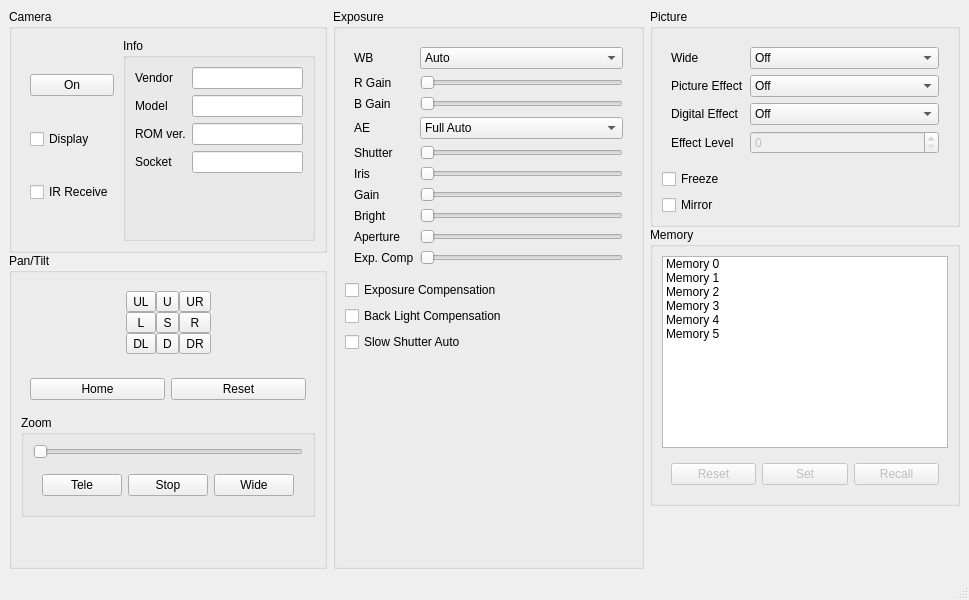
<?xml version="1.0" encoding="UTF-8"?>
<ui version="4.0">
 <class>CameraWindow</class>
 <widget class="QMainWindow" name="CameraWindow">
  <property name="geometry">
   <rect>
    <x>0</x>
    <y>0</y>
    <width>969</width>
    <height>600</height>
   </rect>
  </property>
  <property name="windowTitle">
   <string>MainWindow</string>
  </property>
  <widget class="QWidget" name="centralwidget">
   <layout class="QHBoxLayout" name="horizontalLayout">
    <item>
     <widget class="QWidget" name="cameraPanTiltAndZoomContainerWidget" native="true">
      <layout class="QVBoxLayout" name="verticalLayout_7">
       <property name="spacing">
        <number>0</number>
       </property>
       <property name="margin">
        <number>0</number>
       </property>
       <item>
        <widget class="QGroupBox" name="cameraGroupBox">
         <property name="sizePolicy">
          <sizepolicy hsizetype="Preferred" vsizetype="Preferred">
           <horstretch>1</horstretch>
           <verstretch>1</verstretch>
          </sizepolicy>
         </property>
         <property name="title">
          <string>Camera</string>
         </property>
         <layout class="QVBoxLayout" name="verticalLayout_2">
          <item>
           <widget class="QWidget" name="cameraInfoWidget" native="true">
            <layout class="QHBoxLayout" name="horizontalLayout_2">
             <property name="spacing">
              <number>0</number>
             </property>
             <property name="margin">
              <number>0</number>
             </property>
             <item>
              <widget class="QWidget" name="cameraControlWidget" native="true">
               <layout class="QVBoxLayout" name="verticalLayout_4">
                <property name="spacing">
                 <number>6</number>
                </property>
                <item>
                 <widget class="QPushButton" name="cameraPowerButton">
                  <property name="text">
                   <string>On</string>
                  </property>
                 </widget>
                </item>
                <item>
                 <widget class="QCheckBox" name="cameraDisplayCheckBox">
                  <property name="text">
                   <string>Display</string>
                  </property>
                 </widget>
                </item>
                <item>
                 <widget class="QCheckBox" name="cameraIrReceiveCheckBox">
                  <property name="text">
                   <string>IR Receive</string>
                  </property>
                 </widget>
                </item>
               </layout>
              </widget>
             </item>
             <item>
              <widget class="QGroupBox" name="infoGroupBox">
               <property name="title">
                <string>Info</string>
               </property>
               <layout class="QFormLayout" name="formLayout">
                <item row="0" column="0">
                 <widget class="QLabel" name="vendorLabel">
                  <property name="text">
                   <string>Vendor</string>
                  </property>
                  <property name="buddy">
                   <cstring>vendorLineEdit</cstring>
                  </property>
                 </widget>
                </item>
                <item row="0" column="1">
                 <widget class="QLineEdit" name="vendorLineEdit">
                  <property name="readOnly">
                   <bool>true</bool>
                  </property>
                 </widget>
                </item>
                <item row="1" column="0">
                 <widget class="QLabel" name="modelLabel">
                  <property name="text">
                   <string>Model</string>
                  </property>
                  <property name="buddy">
                   <cstring>modelLineEdit</cstring>
                  </property>
                 </widget>
                </item>
                <item row="1" column="1">
                 <widget class="QLineEdit" name="modelLineEdit">
                  <property name="readOnly">
                   <bool>true</bool>
                  </property>
                 </widget>
                </item>
                <item row="2" column="0">
                 <widget class="QLabel" name="rOMVerLabel">
                  <property name="text">
                   <string>ROM ver.</string>
                  </property>
                  <property name="buddy">
                   <cstring>rOMVerLineEdit</cstring>
                  </property>
                 </widget>
                </item>
                <item row="2" column="1">
                 <widget class="QLineEdit" name="rOMVerLineEdit">
                  <property name="readOnly">
                   <bool>true</bool>
                  </property>
                 </widget>
                </item>
                <item row="3" column="0">
                 <widget class="QLabel" name="socketLabel">
                  <property name="text">
                   <string>Socket</string>
                  </property>
                  <property name="buddy">
                   <cstring>socketLineEdit</cstring>
                  </property>
                 </widget>
                </item>
                <item row="3" column="1">
                 <widget class="QLineEdit" name="socketLineEdit">
                  <property name="readOnly">
                   <bool>true</bool>
                  </property>
                 </widget>
                </item>
               </layout>
              </widget>
             </item>
            </layout>
           </widget>
          </item>
         </layout>
        </widget>
       </item>
       <item>
        <widget class="QGroupBox" name="panTiltGroupBox">
         <property name="title">
          <string>Pan/Tilt</string>
         </property>
         <layout class="QVBoxLayout" name="verticalLayout_5">
          <item>
           <widget class="QWidget" name="panTiltJoystickContainerWidget" native="true">
            <layout class="QHBoxLayout" name="horizontalLayout_5">
             <item>
              <spacer name="panTiltJoystickContainerLeftSpacer">
               <property name="orientation">
                <enum>Qt::Horizontal</enum>
               </property>
               <property name="sizeHint" stdset="0">
                <size>
                 <width>16</width>
                 <height>20</height>
                </size>
               </property>
              </spacer>
             </item>
             <item>
              <widget class="QWidget" name="panTiltJoystickButtonContainerWidget" native="true">
               <property name="sizePolicy">
                <sizepolicy hsizetype="Minimum" vsizetype="Minimum">
                 <horstretch>0</horstretch>
                 <verstretch>0</verstretch>
                </sizepolicy>
               </property>
               <layout class="QGridLayout" name="gridLayout_2">
                <property name="sizeConstraint">
                 <enum>QLayout::SetMinimumSize</enum>
                </property>
                <property name="margin">
                 <number>0</number>
                </property>
                <property name="spacing">
                 <number>0</number>
                </property>
                <item row="0" column="0">
                 <widget class="QToolButton" name="panTiltJoystickUpLeftButton">
                  <property name="sizePolicy">
                   <sizepolicy hsizetype="Minimum" vsizetype="Minimum">
                    <horstretch>0</horstretch>
                    <verstretch>0</verstretch>
                   </sizepolicy>
                  </property>
                  <property name="text">
                   <string>UL</string>
                  </property>
                  <property name="icon">
                   <iconset resource="camera.qrc">
                    <normaloff>:/icons/icons/UL.png</normaloff>:/icons/icons/UL.png</iconset>
                  </property>
                 </widget>
                </item>
                <item row="0" column="1">
                 <widget class="QToolButton" name="panTiltJoystickUpButton">
                  <property name="sizePolicy">
                   <sizepolicy hsizetype="Minimum" vsizetype="Minimum">
                    <horstretch>0</horstretch>
                    <verstretch>0</verstretch>
                   </sizepolicy>
                  </property>
                  <property name="text">
                   <string>U</string>
                  </property>
                  <property name="icon">
                   <iconset resource="camera.qrc">
                    <normaloff>:/icons/icons/U.png</normaloff>:/icons/icons/U.png</iconset>
                  </property>
                 </widget>
                </item>
                <item row="0" column="2">
                 <widget class="QToolButton" name="panTiltJoystickUpRightButton">
                  <property name="sizePolicy">
                   <sizepolicy hsizetype="Minimum" vsizetype="Minimum">
                    <horstretch>0</horstretch>
                    <verstretch>0</verstretch>
                   </sizepolicy>
                  </property>
                  <property name="text">
                   <string>UR</string>
                  </property>
                  <property name="icon">
                   <iconset resource="camera.qrc">
                    <normaloff>:/icons/icons/UR.png</normaloff>:/icons/icons/UR.png</iconset>
                  </property>
                 </widget>
                </item>
                <item row="1" column="0">
                 <widget class="QToolButton" name="panTiltJoystickLeftButton">
                  <property name="sizePolicy">
                   <sizepolicy hsizetype="Minimum" vsizetype="Minimum">
                    <horstretch>0</horstretch>
                    <verstretch>0</verstretch>
                   </sizepolicy>
                  </property>
                  <property name="text">
                   <string>L</string>
                  </property>
                  <property name="icon">
                   <iconset resource="camera.qrc">
                    <normaloff>:/icons/icons/L.png</normaloff>:/icons/icons/L.png</iconset>
                  </property>
                 </widget>
                </item>
                <item row="1" column="1">
                 <widget class="QToolButton" name="panTiltJoystickStopButton">
                  <property name="sizePolicy">
                   <sizepolicy hsizetype="Minimum" vsizetype="Minimum">
                    <horstretch>0</horstretch>
                    <verstretch>0</verstretch>
                   </sizepolicy>
                  </property>
                  <property name="text">
                   <string>S</string>
                  </property>
                  <property name="icon">
                   <iconset resource="camera.qrc">
                    <normaloff>:/icons/icons/S.png</normaloff>:/icons/icons/S.png</iconset>
                  </property>
                 </widget>
                </item>
                <item row="1" column="2">
                 <widget class="QToolButton" name="panTiltJoystickRightButton">
                  <property name="sizePolicy">
                   <sizepolicy hsizetype="Minimum" vsizetype="Minimum">
                    <horstretch>0</horstretch>
                    <verstretch>0</verstretch>
                   </sizepolicy>
                  </property>
                  <property name="text">
                   <string>R</string>
                  </property>
                  <property name="icon">
                   <iconset resource="camera.qrc">
                    <normaloff>:/icons/icons/R.png</normaloff>:/icons/icons/R.png</iconset>
                  </property>
                 </widget>
                </item>
                <item row="2" column="0">
                 <widget class="QToolButton" name="panTiltJoystickDownLeftButton">
                  <property name="sizePolicy">
                   <sizepolicy hsizetype="Minimum" vsizetype="Minimum">
                    <horstretch>0</horstretch>
                    <verstretch>0</verstretch>
                   </sizepolicy>
                  </property>
                  <property name="text">
                   <string>DL</string>
                  </property>
                  <property name="icon">
                   <iconset resource="camera.qrc">
                    <normaloff>:/icons/icons/DL.png</normaloff>:/icons/icons/DL.png</iconset>
                  </property>
                 </widget>
                </item>
                <item row="2" column="1">
                 <widget class="QToolButton" name="panTiltJoystickDownButton">
                  <property name="sizePolicy">
                   <sizepolicy hsizetype="Minimum" vsizetype="Minimum">
                    <horstretch>0</horstretch>
                    <verstretch>0</verstretch>
                   </sizepolicy>
                  </property>
                  <property name="text">
                   <string>D</string>
                  </property>
                  <property name="icon">
                   <iconset resource="camera.qrc">
                    <normaloff>:/icons/icons/D.png</normaloff>:/icons/icons/D.png</iconset>
                  </property>
                 </widget>
                </item>
                <item row="2" column="2">
                 <widget class="QToolButton" name="panTiltJoystickDownRightButton">
                  <property name="sizePolicy">
                   <sizepolicy hsizetype="Minimum" vsizetype="Minimum">
                    <horstretch>0</horstretch>
                    <verstretch>0</verstretch>
                   </sizepolicy>
                  </property>
                  <property name="text">
                   <string>DR</string>
                  </property>
                  <property name="icon">
                   <iconset resource="camera.qrc">
                    <normaloff>:/icons/icons/DR.png</normaloff>:/icons/icons/DR.png</iconset>
                  </property>
                 </widget>
                </item>
               </layout>
              </widget>
             </item>
             <item>
              <spacer name="panTiltJoystickContainerRightSpacer">
               <property name="orientation">
                <enum>Qt::Horizontal</enum>
               </property>
               <property name="sizeHint" stdset="0">
                <size>
                 <width>64</width>
                 <height>20</height>
                </size>
               </property>
              </spacer>
             </item>
            </layout>
           </widget>
          </item>
          <item>
           <widget class="QWidget" name="panTiltButtonContainerWidget" native="true">
            <layout class="QHBoxLayout" name="horizontalLayout_4">
             <item>
              <widget class="QPushButton" name="panTiltHomeButton">
               <property name="text">
                <string>Home</string>
               </property>
              </widget>
             </item>
             <item>
              <widget class="QPushButton" name="panTiltResetButton">
               <property name="text">
                <string>Reset</string>
               </property>
              </widget>
             </item>
            </layout>
           </widget>
          </item>
          <item>
           <widget class="QGroupBox" name="zoomGroupBox">
            <property name="title">
             <string>Zoom</string>
            </property>
            <layout class="QVBoxLayout" name="verticalLayout_3">
             <item>
              <widget class="QSlider" name="zoomSlider">
               <property name="maximum">
                <number>28672</number>
               </property>
               <property name="orientation">
                <enum>Qt::Horizontal</enum>
               </property>
              </widget>
             </item>
             <item>
              <widget class="QWidget" name="zoomButtonContainerWidget" native="true">
               <layout class="QHBoxLayout" name="horizontalLayout_3">
                <item>
                 <widget class="QPushButton" name="zoomTeleButton">
                  <property name="text">
                   <string>Tele</string>
                  </property>
                 </widget>
                </item>
                <item>
                 <widget class="QPushButton" name="zoomStopButton">
                  <property name="text">
                   <string>Stop</string>
                  </property>
                 </widget>
                </item>
                <item>
                 <widget class="QPushButton" name="zoomWideButton">
                  <property name="text">
                   <string>Wide</string>
                  </property>
                 </widget>
                </item>
               </layout>
              </widget>
             </item>
            </layout>
           </widget>
          </item>
          <item>
           <spacer name="verticalSpacer_1">
            <property name="orientation">
             <enum>Qt::Vertical</enum>
            </property>
            <property name="sizeHint" stdset="0">
             <size>
              <width>20</width>
              <height>40</height>
             </size>
            </property>
           </spacer>
          </item>
         </layout>
        </widget>
       </item>
      </layout>
     </widget>
    </item>
    <item>
     <widget class="QGroupBox" name="exposureGroupBox">
      <property name="title">
       <string>Exposure</string>
      </property>
      <layout class="QVBoxLayout" name="verticalLayout_6">
       <item>
        <widget class="QWidget" name="exposureWidget" native="true">
         <layout class="QFormLayout" name="formLayout_4">
          <property name="fieldGrowthPolicy">
           <enum>QFormLayout::AllNonFixedFieldsGrow</enum>
          </property>
          <item row="1" column="0">
           <widget class="QLabel" name="wBLabel">
            <property name="text">
             <string>WB</string>
            </property>
            <property name="buddy">
             <cstring>wBComboBox</cstring>
            </property>
           </widget>
          </item>
          <item row="1" column="1">
           <widget class="QComboBox" name="wBComboBox">
            <item>
             <property name="text">
              <string>Auto</string>
             </property>
            </item>
            <item>
             <property name="text">
              <string>Indoor</string>
             </property>
            </item>
            <item>
             <property name="text">
              <string>Outdoor</string>
             </property>
            </item>
            <item>
             <property name="text">
              <string>One Push WB</string>
             </property>
            </item>
            <item>
             <property name="text">
              <string>Auto Tracing WB</string>
             </property>
            </item>
            <item>
             <property name="text">
              <string>Manual</string>
             </property>
            </item>
           </widget>
          </item>
          <item row="4" column="0">
           <widget class="QLabel" name="bGainLabel">
            <property name="text">
             <string>B Gain</string>
            </property>
            <property name="buddy">
             <cstring>bGainSlider</cstring>
            </property>
           </widget>
          </item>
          <item row="4" column="1">
           <widget class="QSlider" name="bGainSlider">
            <property name="enabled">
             <bool>false</bool>
            </property>
            <property name="maximum">
             <number>255</number>
            </property>
            <property name="orientation">
             <enum>Qt::Horizontal</enum>
            </property>
           </widget>
          </item>
          <item row="12" column="0">
           <widget class="QLabel" name="brightLabel">
            <property name="text">
             <string>Bright</string>
            </property>
            <property name="buddy">
             <cstring>brightSlider</cstring>
            </property>
           </widget>
          </item>
          <item row="12" column="1">
           <widget class="QSlider" name="brightSlider">
            <property name="enabled">
             <bool>false</bool>
            </property>
            <property name="maximum">
             <number>23</number>
            </property>
            <property name="orientation">
             <enum>Qt::Horizontal</enum>
            </property>
           </widget>
          </item>
          <item row="10" column="0">
           <widget class="QLabel" name="gainLabel">
            <property name="text">
             <string>Gain</string>
            </property>
            <property name="buddy">
             <cstring>gainSlider</cstring>
            </property>
           </widget>
          </item>
          <item row="10" column="1">
           <widget class="QSlider" name="gainSlider">
            <property name="enabled">
             <bool>false</bool>
            </property>
            <property name="maximum">
             <number>7</number>
            </property>
            <property name="orientation">
             <enum>Qt::Horizontal</enum>
            </property>
           </widget>
          </item>
          <item row="6" column="1">
           <widget class="QComboBox" name="aEComboBox">
            <item>
             <property name="text">
              <string>Full Auto</string>
             </property>
            </item>
            <item>
             <property name="text">
              <string>Manual</string>
             </property>
            </item>
            <item>
             <property name="text">
              <string>Shutter Priority</string>
             </property>
            </item>
            <item>
             <property name="text">
              <string>Iris Priority</string>
             </property>
            </item>
            <item>
             <property name="text">
              <string>Gain Priority</string>
             </property>
            </item>
            <item>
             <property name="text">
              <string>Shutter Auto</string>
             </property>
            </item>
            <item>
             <property name="text">
              <string>Iris Auto</string>
             </property>
            </item>
            <item>
             <property name="text">
              <string>Gain Auto</string>
             </property>
            </item>
            <item>
             <property name="text">
              <string>Bright</string>
             </property>
            </item>
           </widget>
          </item>
          <item row="6" column="0">
           <widget class="QLabel" name="aELabel">
            <property name="text">
             <string>AE</string>
            </property>
            <property name="buddy">
             <cstring>aEComboBox</cstring>
            </property>
           </widget>
          </item>
          <item row="3" column="0">
           <widget class="QLabel" name="rGainLabel">
            <property name="text">
             <string>R Gain</string>
            </property>
            <property name="buddy">
             <cstring>rGainSlider</cstring>
            </property>
           </widget>
          </item>
          <item row="3" column="1">
           <widget class="QSlider" name="rGainSlider">
            <property name="enabled">
             <bool>false</bool>
            </property>
            <property name="maximum">
             <number>255</number>
            </property>
            <property name="orientation">
             <enum>Qt::Horizontal</enum>
            </property>
           </widget>
          </item>
          <item row="8" column="0">
           <widget class="QLabel" name="shutterLabel">
            <property name="text">
             <string>Shutter</string>
            </property>
            <property name="buddy">
             <cstring>shutterSlider</cstring>
            </property>
           </widget>
          </item>
          <item row="8" column="1">
           <widget class="QSlider" name="shutterSlider">
            <property name="enabled">
             <bool>false</bool>
            </property>
            <property name="maximum">
             <number>19</number>
            </property>
            <property name="orientation">
             <enum>Qt::Horizontal</enum>
            </property>
           </widget>
          </item>
          <item row="9" column="0">
           <widget class="QLabel" name="irisLabel">
            <property name="text">
             <string>Iris</string>
            </property>
            <property name="buddy">
             <cstring>irisSlider</cstring>
            </property>
           </widget>
          </item>
          <item row="9" column="1">
           <widget class="QSlider" name="irisSlider">
            <property name="enabled">
             <bool>false</bool>
            </property>
            <property name="maximum">
             <number>17</number>
            </property>
            <property name="orientation">
             <enum>Qt::Horizontal</enum>
            </property>
           </widget>
          </item>
          <item row="15" column="0">
           <widget class="QLabel" name="exposureCompensationLabel">
            <property name="text">
             <string>Exp. Comp</string>
            </property>
            <property name="buddy">
             <cstring>exposureCompensationSlider</cstring>
            </property>
           </widget>
          </item>
          <item row="15" column="1">
           <widget class="QSlider" name="exposureCompensationSlider">
            <property name="enabled">
             <bool>false</bool>
            </property>
            <property name="maximum">
             <number>14</number>
            </property>
            <property name="orientation">
             <enum>Qt::Horizontal</enum>
            </property>
           </widget>
          </item>
          <item row="13" column="1">
           <widget class="QSlider" name="apertureSlider">
            <property name="maximum">
             <number>15</number>
            </property>
            <property name="orientation">
             <enum>Qt::Horizontal</enum>
            </property>
           </widget>
          </item>
          <item row="13" column="0">
           <widget class="QLabel" name="apertureLabel">
            <property name="text">
             <string>Aperture</string>
            </property>
            <property name="buddy">
             <cstring>apertureSlider</cstring>
            </property>
           </widget>
          </item>
         </layout>
        </widget>
       </item>
       <item>
        <widget class="QCheckBox" name="exposureCompensationCheckBox">
         <property name="text">
          <string>Exposure Compensation</string>
         </property>
        </widget>
       </item>
       <item>
        <widget class="QCheckBox" name="backLightCompensationCheckBox">
         <property name="enabled">
          <bool>true</bool>
         </property>
         <property name="text">
          <string>Back Light Compensation</string>
         </property>
        </widget>
       </item>
       <item>
        <widget class="QCheckBox" name="slowShutterAutoCheckBox">
         <property name="text">
          <string>Slow Shutter Auto</string>
         </property>
        </widget>
       </item>
       <item>
        <spacer name="exposureVerticalSpacer">
         <property name="orientation">
          <enum>Qt::Vertical</enum>
         </property>
         <property name="sizeHint" stdset="0">
          <size>
           <width>20</width>
           <height>40</height>
          </size>
         </property>
        </spacer>
       </item>
      </layout>
     </widget>
    </item>
    <item>
     <widget class="QWidget" name="pictureAndMemoryContainerWidget" native="true">
      <layout class="QVBoxLayout" name="verticalLayout_8">
       <property name="spacing">
        <number>0</number>
       </property>
       <property name="margin">
        <number>0</number>
       </property>
       <item>
        <widget class="QGroupBox" name="pictureGroupBox">
         <property name="title">
          <string>Picture</string>
         </property>
         <layout class="QVBoxLayout" name="verticalLayout">
          <item>
           <widget class="QWidget" name="pictureEffectsContainerWidget" native="true">
            <layout class="QFormLayout" name="formLayout_5">
             <property name="fieldGrowthPolicy">
              <enum>QFormLayout::AllNonFixedFieldsGrow</enum>
             </property>
             <item row="0" column="0">
              <widget class="QLabel" name="wideModeLabel">
               <property name="text">
                <string>Wide</string>
               </property>
               <property name="buddy">
                <cstring>wideModeComboBox</cstring>
               </property>
              </widget>
             </item>
             <item row="0" column="1">
              <widget class="QComboBox" name="wideModeComboBox">
               <item>
                <property name="text">
                 <string>Off</string>
                </property>
               </item>
               <item>
                <property name="text">
                 <string>Cinema</string>
                </property>
               </item>
               <item>
                <property name="text">
                 <string>16:9 Full</string>
                </property>
               </item>
              </widget>
             </item>
             <item row="2" column="0">
              <widget class="QLabel" name="pictureEffectLabel">
               <property name="text">
                <string>Picture Effect</string>
               </property>
               <property name="buddy">
                <cstring>pictureEffectComboBox</cstring>
               </property>
              </widget>
             </item>
             <item row="2" column="1">
              <widget class="QComboBox" name="pictureEffectComboBox">
               <item>
                <property name="text">
                 <string>Off</string>
                </property>
               </item>
               <item>
                <property name="text">
                 <string>Pastel</string>
                </property>
               </item>
               <item>
                <property name="text">
                 <string>NegArt</string>
                </property>
               </item>
               <item>
                <property name="text">
                 <string>Sepia</string>
                </property>
               </item>
               <item>
                <property name="text">
                 <string>B&amp;W</string>
                </property>
               </item>
               <item>
                <property name="text">
                 <string>Solarize</string>
                </property>
               </item>
               <item>
                <property name="text">
                 <string>Mosaic</string>
                </property>
               </item>
               <item>
                <property name="text">
                 <string>Slim</string>
                </property>
               </item>
               <item>
                <property name="text">
                 <string>Stretch</string>
                </property>
               </item>
              </widget>
             </item>
             <item row="3" column="0">
              <widget class="QLabel" name="digitalEffectLabel">
               <property name="text">
                <string>Digital Effect</string>
               </property>
               <property name="buddy">
                <cstring>digitalEffectComboBox</cstring>
               </property>
              </widget>
             </item>
             <item row="3" column="1">
              <widget class="QComboBox" name="digitalEffectComboBox">
               <item>
                <property name="text">
                 <string>Off</string>
                </property>
               </item>
               <item>
                <property name="text">
                 <string>Still</string>
                </property>
               </item>
               <item>
                <property name="text">
                 <string>Flash</string>
                </property>
               </item>
               <item>
                <property name="text">
                 <string>Lumi.</string>
                </property>
               </item>
               <item>
                <property name="text">
                 <string>Trail</string>
                </property>
               </item>
              </widget>
             </item>
             <item row="4" column="0">
              <widget class="QLabel" name="digitalEffectLevelLabel">
               <property name="text">
                <string>Effect Level</string>
               </property>
               <property name="buddy">
                <cstring>digitalEffectLevelSpinBox</cstring>
               </property>
              </widget>
             </item>
             <item row="4" column="1">
              <widget class="QSpinBox" name="digitalEffectLevelSpinBox">
               <property name="enabled">
                <bool>false</bool>
               </property>
               <property name="maximum">
                <number>32</number>
               </property>
              </widget>
             </item>
            </layout>
           </widget>
          </item>
          <item>
           <widget class="QCheckBox" name="pictureFreezeCheckBox">
            <property name="text">
             <string>Freeze</string>
            </property>
           </widget>
          </item>
          <item>
           <widget class="QCheckBox" name="pictureMirrorCheckBox">
            <property name="text">
             <string>Mirror</string>
            </property>
           </widget>
          </item>
         </layout>
        </widget>
       </item>
       <item>
        <widget class="QGroupBox" name="memoryGroupBox">
         <property name="title">
          <string>Memory</string>
         </property>
         <layout class="QVBoxLayout" name="verticalLayout_9">
          <item>
           <widget class="QListWidget" name="memoryListWidget">
            <item>
             <property name="text">
              <string>Memory 0</string>
             </property>
            </item>
            <item>
             <property name="text">
              <string>Memory 1</string>
             </property>
            </item>
            <item>
             <property name="text">
              <string>Memory 2</string>
             </property>
            </item>
            <item>
             <property name="text">
              <string>Memory 3</string>
             </property>
            </item>
            <item>
             <property name="text">
              <string>Memory 4</string>
             </property>
            </item>
            <item>
             <property name="text">
              <string>Memory 5</string>
             </property>
            </item>
           </widget>
          </item>
          <item>
           <widget class="QWidget" name="memoryButtonsContainerWidget" native="true">
            <property name="enabled">
             <bool>false</bool>
            </property>
            <layout class="QHBoxLayout" name="horizontalLayout_6">
             <item>
              <widget class="QPushButton" name="memoryResetButton">
               <property name="text">
                <string>Reset</string>
               </property>
              </widget>
             </item>
             <item>
              <widget class="QPushButton" name="memorySetButton">
               <property name="text">
                <string>Set</string>
               </property>
              </widget>
             </item>
             <item>
              <widget class="QPushButton" name="memoryRecallButton">
               <property name="text">
                <string>Recall</string>
               </property>
              </widget>
             </item>
            </layout>
           </widget>
          </item>
         </layout>
        </widget>
       </item>
       <item>
        <spacer name="verticalSpacer_3">
         <property name="orientation">
          <enum>Qt::Vertical</enum>
         </property>
         <property name="sizeHint" stdset="0">
          <size>
           <width>20</width>
           <height>40</height>
          </size>
         </property>
        </spacer>
       </item>
      </layout>
     </widget>
    </item>
   </layout>
  </widget>
  <widget class="QMenuBar" name="menubar">
   <property name="geometry">
    <rect>
     <x>0</x>
     <y>0</y>
     <width>969</width>
     <height>25</height>
    </rect>
   </property>
  </widget>
  <widget class="QStatusBar" name="statusbar"/>
 </widget>
 <resources>
  <include location="camera.qrc"/>
 </resources>
 <connections/>
</ui>
